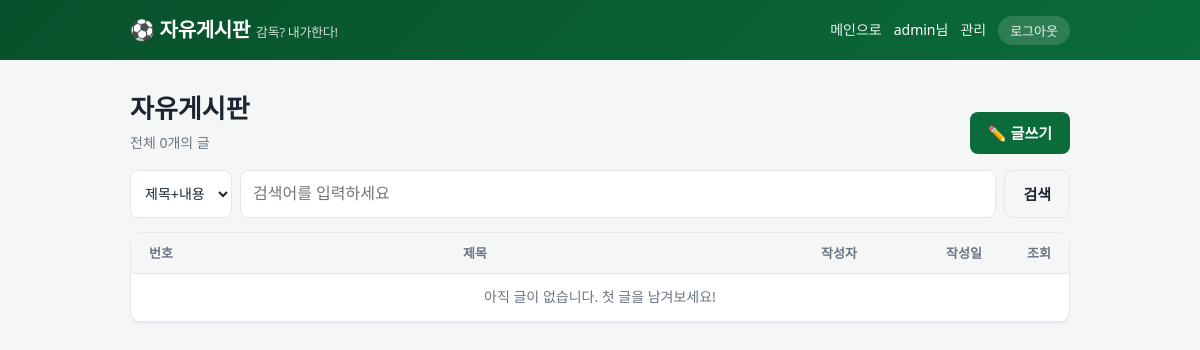
The app's page /board/ (signed in), older data.
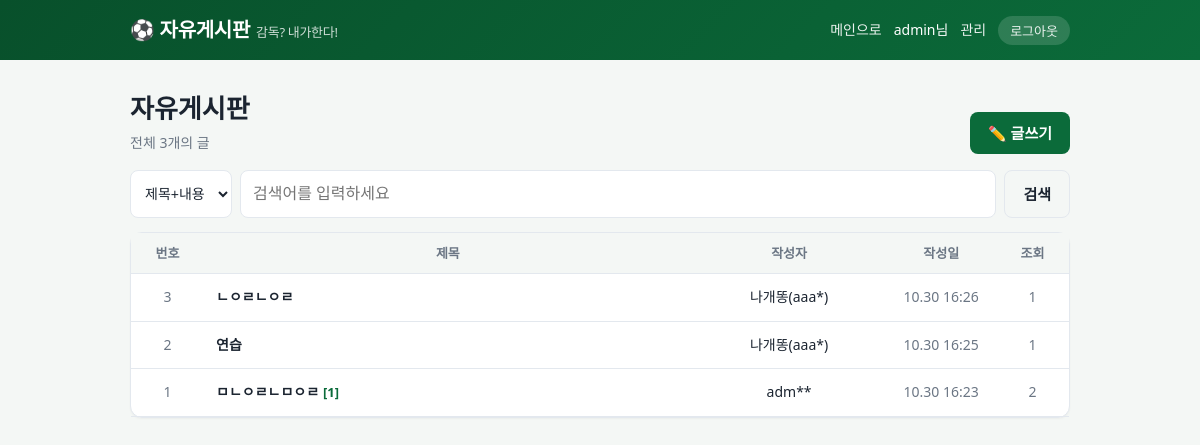
The same page, newer data.
### board/models.py (models this page shows, shortened)
class _Moderated(models.Model):
    OK, DELETED = 'ok', 'deleted'
    STATUS = [(OK, '정상'), (DELETED, '삭제됨 (규정 위반)')]
    status = models.CharField('상태', max_length=10, choices=STATUS, default=OK, db_index=True)
    deleted_reason = models.CharField('삭제 사유', max_length=200, blank=True)
    deleted_at = models.DateTimeField(null=True, blank=True)
    class Meta:
        abstract = True

class Post(_Moderated):
    author = models.ForeignKey(User, on_delete=models.CASCADE, related_name='board_posts')
    title = models.CharField('제목', max_length=100)
    content = models.TextField('내용')
    views = models.PositiveIntegerField('조회수', default=0)
    created_at = models.DateTimeField(auto_now_add=True)
    updated_at = models.DateTimeField(auto_now=True)
    class Meta:
        ordering = ['-created_at', '-id']

class Profile(models.Model):
    user = models.OneToOneField(User, on_delete=models.CASCADE, related_name='profile')
    nickname = models.CharField('별명', max_length=12, unique=True)
    created_at = models.DateTimeField(auto_now_add=True)

### board/views.py (the view, shortened to what this page needs)
# urls.py: path('', views.post_list, name='list'),
@member_required
def post_list(request):
    safe_ensure()
    qs = (
        Post.objects
        .filter(status=Post.OK)
        .select_related('author__profile')
        .annotate(
            n_comments=Count(
                'comments',
                filter=Q(
                    comments__status=Comment.OK,
                ),
            ),
        )
        .order_by('-created_at', '-id')
    )
    query = request.GET.get('q', '').strip()
    search_by = request.GET.get('by', 'all')
    paginator = Paginator(qs, PER_PAGE)
    page = paginator.get_page(
        request.GET.get('page')
    )
    for index, post in enumerate(page):
        post.no = (
            paginator.count
            - (page.number - 1) * PER_PAGE
            - index
        )
    params = request.GET.copy()
    params.pop('page', None)
    return render(
        request,
        'board/list.html',
        {
            'page': page,
            'q': query,
            'by': search_by,
            'qs': params.urlencode(),
            'total': paginator.count,
        },
    )

### board/matchbot.py (called while the page is built, shortened)
def ensure_match_threads(days=2):
    now = timezone.now()
    todo = list(Match.objects.filter(post__isnull=True, kickoff__gte=now, kickoff__lte=now + timedelta(days=days))
                .select_related('home', 'away'))
    if not todo:
        return 0

def safe_ensure():
    try:
        return ensure_match_threads()
    except Exception:
        log.exception('경기 예측 글 자동 작성 실패')
        return 0

### board/templatetags/board_tags.py (called while the page is built)
@register.filter
def nick(user):
    try:
        return user.profile.nickname
    except Exception:
        return user.get_username()

@register.filter
def who(user):
    from board.matchbot import BOT_USERNAME
    u = user.get_username()
    try:
        nickname = user.profile.nickname
    except Exception:
        nickname = ''
    if u == BOT_USERNAME:
        return f'🤖 {nickname or "AI 해설위원"}'
    masked = u[:3] + '*' * max(len(u) - 3, 0)
    return f'{nickname}({masked})' if nickname else masked

### board/views.py (called while the page is built, shortened)
def member_required(view):
    @wraps(view)
    def wrapper(request, *args, **kwargs):
        return view(request, *args, **kwargs)
    return wrapper

### board/templates/board/list.html (shortened to what this page needs)
{% extends 'board/base.html' %}{% load board_tags %}
{% block content %}
<div class="bd-title">
  <div><h1>자유게시판</h1><p>전체 {{ total }}개의 글</p></div>
  <a class="btn" href="{% url 'board:create' %}">✏️ 글쓰기</a>
</div>
<form class="search" method="get">
  <select name="by">
    <option value="all" {% if by == 'all' %}selected{% endif %}>제목+내용</option>
  </select>
  <input type="text" name="q" value="{{ q }}" placeholder="검색어를 입력하세요">
  <button class="btn sub" type="submit">검색</button>
</form>
<div class="card">
<table class="list">
  <tr><th class="hide-s" style="width:60px">번호</th><th>제목</th><th style="width:160px">작성자</th><th style="width:90px" class="hide-s">작성일</th><th style="width:60px" class="hide-s">조회</th></tr>
  {% for p in page %}
  <tr>
    <td class="hide-s muted">{{ p.no }}</td>
    <td class="t"><a href="{% url 'board:detail' p.pk %}">{{ p.title }}</a>{% if p.n_comments %}<span class="cmt">[{{ p.n_comments }}]</span>{% endif %}</td>
    <td>{{ p.author|who }}</td>
    <td class="hide-s muted">{{ p.created_at|date:"m.d H:i" }}</td>
    <td class="hide-s muted">{{ p.views }}</td>
  </tr>
  {% empty %}
  <tr><td colspan="5" class="empty">{% if q %}검색 결과가 없습니다.{% else %}아직 글이 없습니다. 첫 글을 남겨보세요!{% endif %}</td></tr>
  {% endfor %}
</table>
</div>
{% endblock %}

### .site_nav_backups/20261030_164808_005992/board/templates/board/base.html (shortened to what this page needs)
{% load static board_tags %}<!DOCTYPE html>
<html lang="ko">
<head>
<link rel="stylesheet" href="{% static 'board/board.css' %}">
</head>
<body>
<header class="bd-head"><div class="in">
  <a class="bd-logo" href="{% url 'board:list' %}">⚽ 자유게시판<small>감독? 내가한다!</small></a>
  <nav class="bd-nav">
    <a href="/">메인으로</a>
    {% if user.is_authenticated %}
      <span>{{ user|nick }}님</span>
      {% if user.is_staff %}<a href="/admin/board/">관리</a>{% endif %}
      <form method="post" action="{% url 'board:logout' %}">{% csrf_token %}<button type="submit">로그아웃</button></form>
    {% else %}
      <a href="{% url 'board:login' %}">로그인</a>
      <a href="{% url 'board:signup' %}">회원가입</a>
    {% endif %}
  </nav>
</div></header>
<main class="bd-wrap">
{% block content %}{% endblock %}
</main>
</body>
</html>

### board/static/board/board.css (style rules this page uses)
:root { --pitch:#0b6b3a; --pitch-d:#08502b; --ink:#1b2430; --muted:#6b7684; --line:#e3e8ee; --bg:#f4f7f5; --card:#fff; --accent:#f2b705; --danger:#c0392b; --ok:#1e8449; --radius:12px; }
* { box-sizing:border-box }
body { margin:0;font-family:system-ui,'Malgun Gothic','Apple SD Gothic Neo',sans-serif;background:var(--bg);color:var(--ink);line-height:1.6 }
a { color:inherit;text-decoration:none }
.bd-head { background:linear-gradient(135deg,var(--pitch-d),var(--pitch));color:#fff }
.bd-head .in { max-width:980px;margin:0 auto;padding:14px 20px;display:flex;align-items:center;gap:16px;flex-wrap:wrap }
.bd-logo { font-size:20px;font-weight:800;letter-spacing:-.3px }
.bd-logo small { font-weight:500;opacity:.8;margin-left:6px;font-size:13px }
.bd-nav { margin-left:auto;display:flex;align-items:center;gap:12px;font-size:14px;flex-wrap:wrap }
.bd-nav a,.bd-nav button { color:#fff;opacity:.92 }
.bd-nav form { display:inline }
.bd-nav button { background:rgba(255,255,255,.16);border:0;padding:5px 12px;border-radius:999px;cursor:pointer;font-size:13px }
.bd-wrap { max-width:980px;margin:0 auto;padding:24px 20px 60px }
.bd-title { display:flex;align-items:flex-end;justify-content:space-between;gap:12px;margin:4px 0 16px;flex-wrap:wrap }
.bd-title h1 { margin:0;font-size:26px }
.bd-title p { margin:2px 0 0;color:var(--muted);font-size:14px }
.card { background:var(--card);border:1px solid var(--line);border-radius:var(--radius);box-shadow:0 1px 2px rgba(0,0,0,.04) }
.btn { display:inline-block;border:0;border-radius:8px;padding:9px 18px;font-size:15px;font-weight:600;cursor:pointer;background:var(--pitch);color:#fff }
.btn.sub { background:transparent;color:var(--ink);border:1px solid var(--line) }
.search { display:flex;gap:8px;margin-bottom:14px;flex-wrap:wrap }
.search select,.search input { padding:8px 10px;border:1px solid var(--line);border-radius:8px;background:var(--card);color:var(--ink);font-size:14px }
.search input { flex:1;min-width:160px }
table.list { width:100%;border-collapse:collapse }
table.list th { font-size:13px;color:var(--muted);font-weight:600;padding:10px 12px;border-bottom:1px solid var(--line);text-align:center;background:var(--bg) }
table.list td { padding:12px;border-bottom:1px solid var(--line);text-align:center;font-size:14px }
table.list td.t { text-align:left;width:52% }
table.list td.t a { font-weight:600 }
.cmt { color:var(--pitch);font-weight:700;margin-left:4px;font-size:13px }
.muted { color:var(--muted) }
input[type=text],input[type=password],textarea { width:100%;padding:10px 12px;border:1px solid var(--line);border-radius:8px;font:inherit;background:var(--card);color:var(--ink) }

Row changes from the older to the newer data that the page shows:
added Post: no "3", title "ㄴㅇㄹㄴㅇㄹ", author|who "나개똥(aaa*)", created_at "10.30 16:26", views "1"
added Post: no "2", title "연습", author|who "나개똥(aaa*)", created_at "10.30 16:25", views "1"
added Post: no "1", title "ㅁㄴㅇㄹㄴㅁㅇㄹ", n_comments "1", author|who "adm**", created_at "10.30 16:23", views "2"
Text that changed along with them:
{{ total }}: "0" → "3"
text no longer shown: "아직 글이 없습니다. 첫 글을 남겨보세요!"
